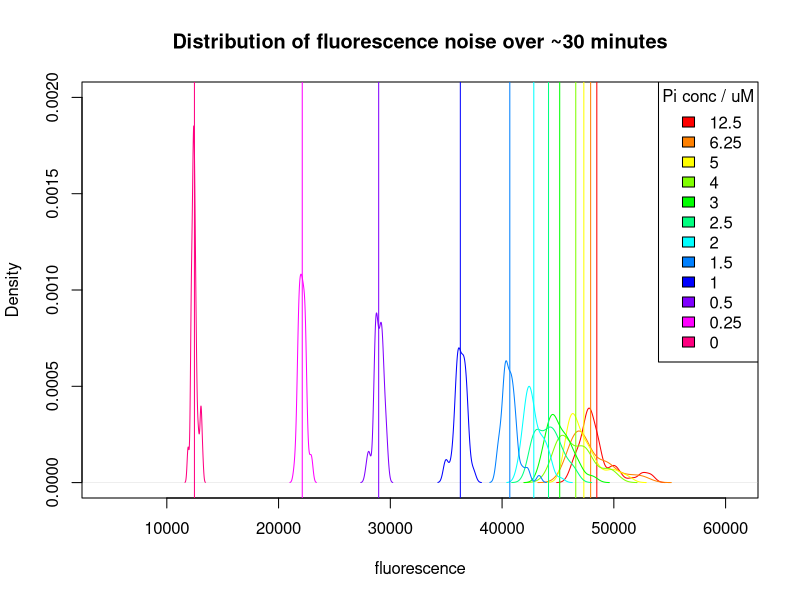
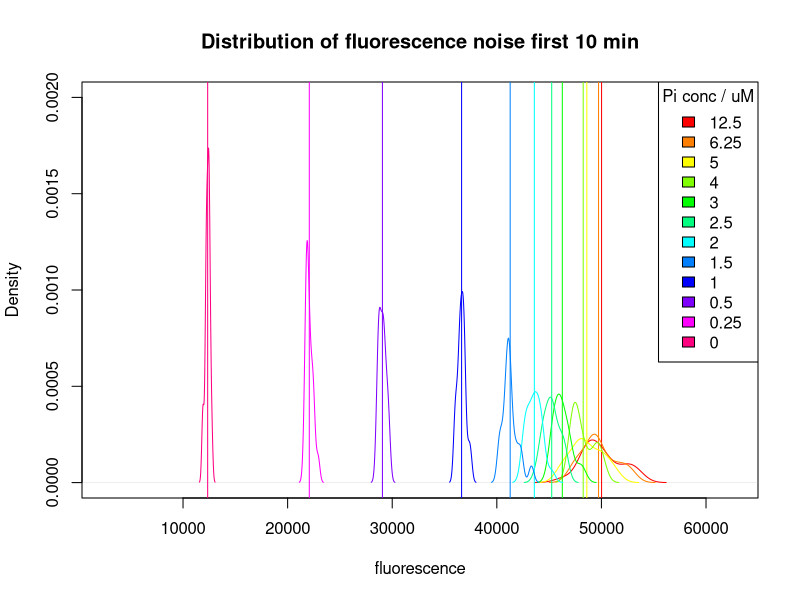
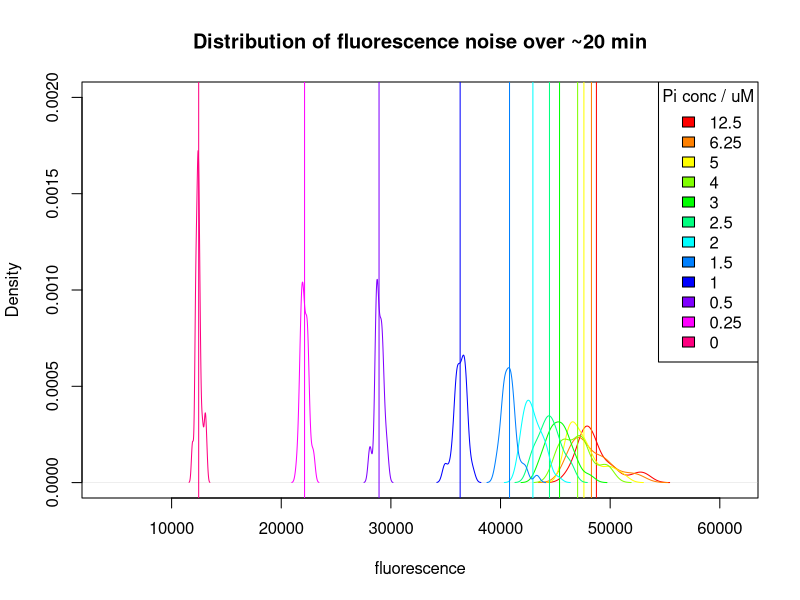
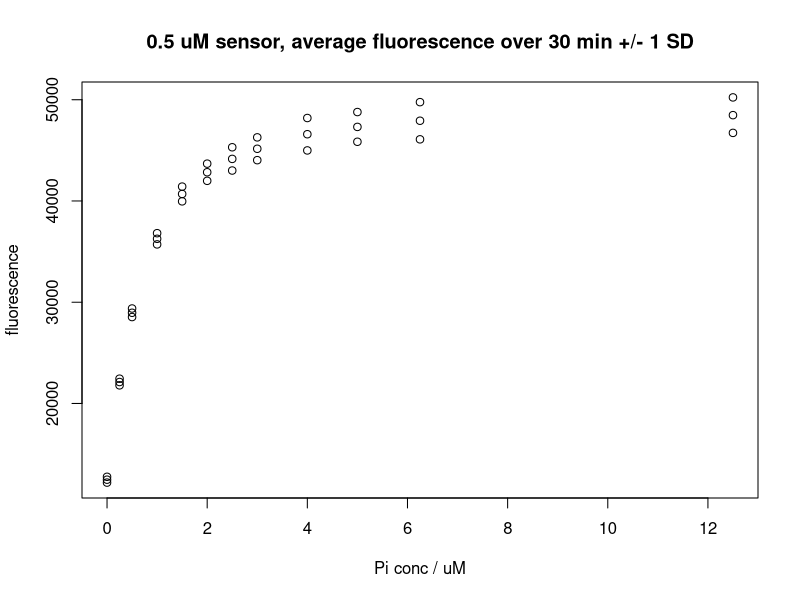
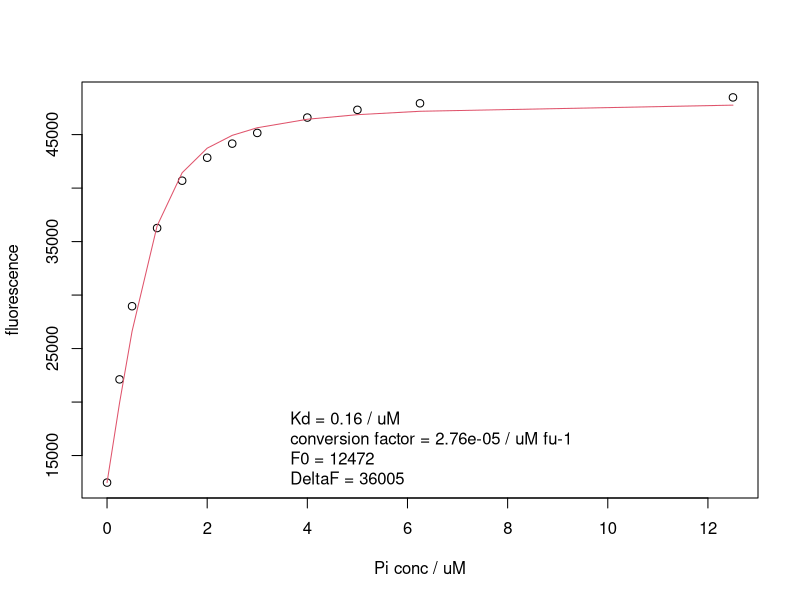

Write the R code that produced these figures, in order.
library(ggplot2)
library(minpack.lm)
calibration.data <- read.delim("GTPase_assay/Sensor_calibration/20161116_Pi_titration_parsed.txt", head = F)
names(calibration.data) <- expression( experiment, time, row, column, sample, conc_string, conc, GAP_conc, fluorescence)
head(calibration.data)
times <- unique(calibration.data$time)
times/60
concentrations <- unique( calibration.data$conc)
conc_colors <- list( concentrations, rainbow(length(concentrations)) )
plot_distributions <- function (data, suffix, upylim) {
      plot(density(data$fluorescence), type = "n", 
          ylim = c(0, upylim), main = paste0("Distribution of fluorescence noise ", suffix),
          xlab = "fluorescence"
          )
      for ( i in seq_along (conc_colors[[1]]) ) {
        temp <- data[ data$conc == conc_colors[[1]][i], ]
        lines( density(temp$fluorescence), col = conc_colors[[2]][i] )
        mean.fluorescence <- mean(temp$fluorescence)
        abline(v = mean.fluorescence, col = conc_colors[[2]][i])
      }
    legend("topright", legend = conc_colors[[1]], fill = conc_colors[[2]], title = "Pi conc / uM")
}
plot_distributions(calibration.data, "over ~30 minutes", 0.002)
calibration.data.first10 <- calibration.data[ calibration.data$time < 600, ] ## data for first 10 minutes
plot_distributions(calibration.data.first10, "first 10 min", 0.002)
calibration.data.first20 <- calibration.data[ calibration.data$time < 1200, ]
plot_distributions(calibration.data.first20, "over ~20 min", 0.002)

mean.fluorescence <- with(calibration.data, aggregate(fluorescence, by=list(conc = conc), mean))
sd.fluorescence <- with(calibration.data, aggregate(fluorescence, by = list(conc = conc), sd))
fluorescence <- rbind(mean.fluorescence, data.frame(
  "conc" = mean.fluorescence$conc, "x" = mean.fluorescence$x + sd.fluorescence$x))
fluorescence <- rbind(fluorescence, data.frame(
  "conc" = mean.fluorescence$conc, "x" = mean.fluorescence$x - sd.fluorescence$x))
plot(fluorescence$conc, fluorescence$x, 
     xlab = "Pi conc / uM", ylab = "fluorescence",
     main = "0.5 uM sensor, average fluorescence over 30 min +/- 1 SD")

names(mean.fluorescence) <- c("conc", "fluorescence")
fit_data <- function (data) {
  conc <- unique(data$conc)
  #getPred <- function(pars, xx) pars$f0 + conc ( pars$b - sqrt( pars$b^2 - 4*pars$a)  )
  fmax <- max(data$fluorescence)
  f0 <- min(data$fluorescence)
  delta_f = fmax - f0
  getPred <- function(pars, xx) f0 + delta_f * (( (pars$sensor + conc + pars$Kd) - 
                    sqrt( (pars$sensor + conc + pars$Kd)^2 - 4*pars$sensor * conc ) ) / 2)
  plot(data$conc, data$fluorescence, xlab = "Pi conc / uM", ylab = "fluorescence")
  residFun <- function(p, observed, xx) observed - getPred(p,xx)
  parStart <- list(sensor = 0.5 , Kd = 0.14)
  nls.out <- nls.lm(par = parStart, fn = residFun, observed = data$fluorescence, xx = conc, control = nls.lm.control(nprint = 1))
  lines(data$conc, getPred(as.list(coef(nls.out)), conc), col=2, lwd=1)
  predicted.line <- getPred(as.list(coef(nls.out)), conc)
  predicted.line.data.frame <- data.frame(conc = conc, fluorescence = predicted.line)
  sensor <- coef(nls.out)[1]
  Kd <- coef(nls.out)[2]
  conversion_factor = sensor / delta_f
  legend("bottom", legend = c(
    paste0("Kd = ", round(Kd, 2), " / uM"),
    paste0("conversion factor = ", round(conversion_factor, 8), " / uM fu-1"),
    paste0("F0 = ", round(f0, 0)),
    paste0("DeltaF = ", round(delta_f, 0))
  ), bty = "n")
  return(data.frame(f0, fmax, sensor, Kd, delta_f, conversion_factor))
}

conversion_table <- fit_data(mean.fluorescence)
conversion_table
